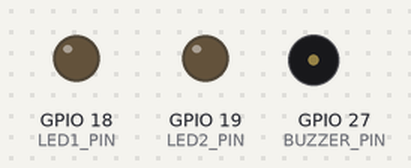
Recording of a program running on a simulated ESP32. On the bench: output pins drawn as LEDs (lit = HIGH), buzzer (waves = sounding).

Above: at 1.5 s.
At 4.09 s:
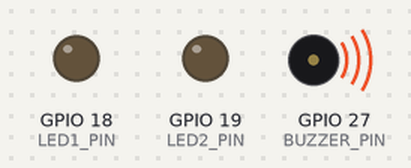
Timing chart, 0 to 5.6 s (numbered marks = the images above):
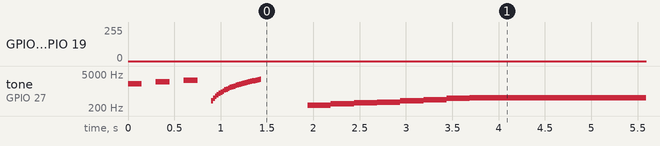

The program:

main.cpp
```cpp
#include <Arduino.h>
#define BUZZER_PIN  27     // GPIO connected to buzzer
#define PWM_CH      0      // PWM channel (0–15)
#define FREQ        2000   // Default frequency (Hz)
#define RESOLUTION  10     // 10-bit resolution (0–1023)

#define LED1_PIN 18        // First LED pin
#define LED2_PIN 19        // Second LED pin
#define LED_CH1  1         // PWM channel for LED1
#define LED_CH2  2         // PWM channel for LED2
#define LED_FREQ 5000      // LED PWM frequency
#define LED_RES  8         // LED PWM resolution

void setup() {
  // Setup PWM channel for buzzer
  ledcSetup(PWM_CH, FREQ, RESOLUTION);
  ledcAttachPin(BUZZER_PIN, PWM_CH);

  // Setup PWM channels for LEDs
  ledcSetup(LED_CH1, LED_FREQ, LED_RES);
  ledcAttachPin(LED1_PIN, LED_CH1);
  ledcSetup(LED_CH2, LED_FREQ, LED_RES);
  ledcAttachPin(LED2_PIN, LED_CH2);

  // --- 1. Simple beep pattern ---
  for (int i = 0; i < 3; i++) {
    ledcWriteTone(PWM_CH, 2000 + i * 400); // change tone
    delay(150);
    ledcWrite(PWM_CH, 0);                  // stop tone
    delay(150);
  }

  // --- 2. Frequency sweep (400Hz → 3kHz) ---
  for (int f = 400; f <= 3000; f += 100) {
    ledcWriteTone(PWM_CH, f);
    delay(20);
  }
  ledcWrite(PWM_CH, 0);
  delay(500);

  // --- 3. Melody ---
  int melody[] = {262, 294, 330, 349, 392, 440, 494, 523};
  for (int i = 0; i < 8; i++) {
    ledcWriteTone(PWM_CH, melody[i]);
    ledcWrite(PWM_CH, 800);
    delay(250);
  }
}

void loop() {
  // --- LED brightness fade for two LEDs ---
  for (int d = 0; d <= 255; d++) {
    ledcWrite(LED_CH1, d);
    ledcWrite(LED_CH2, 255 - d); // opposite fade
    delay(2);
  }
  for (int d = 255; d >= 0; d--) {
    ledcWrite(LED_CH1, d);
    ledcWrite(LED_CH2, 255 - d);
    delay(2);

  }
}
```
